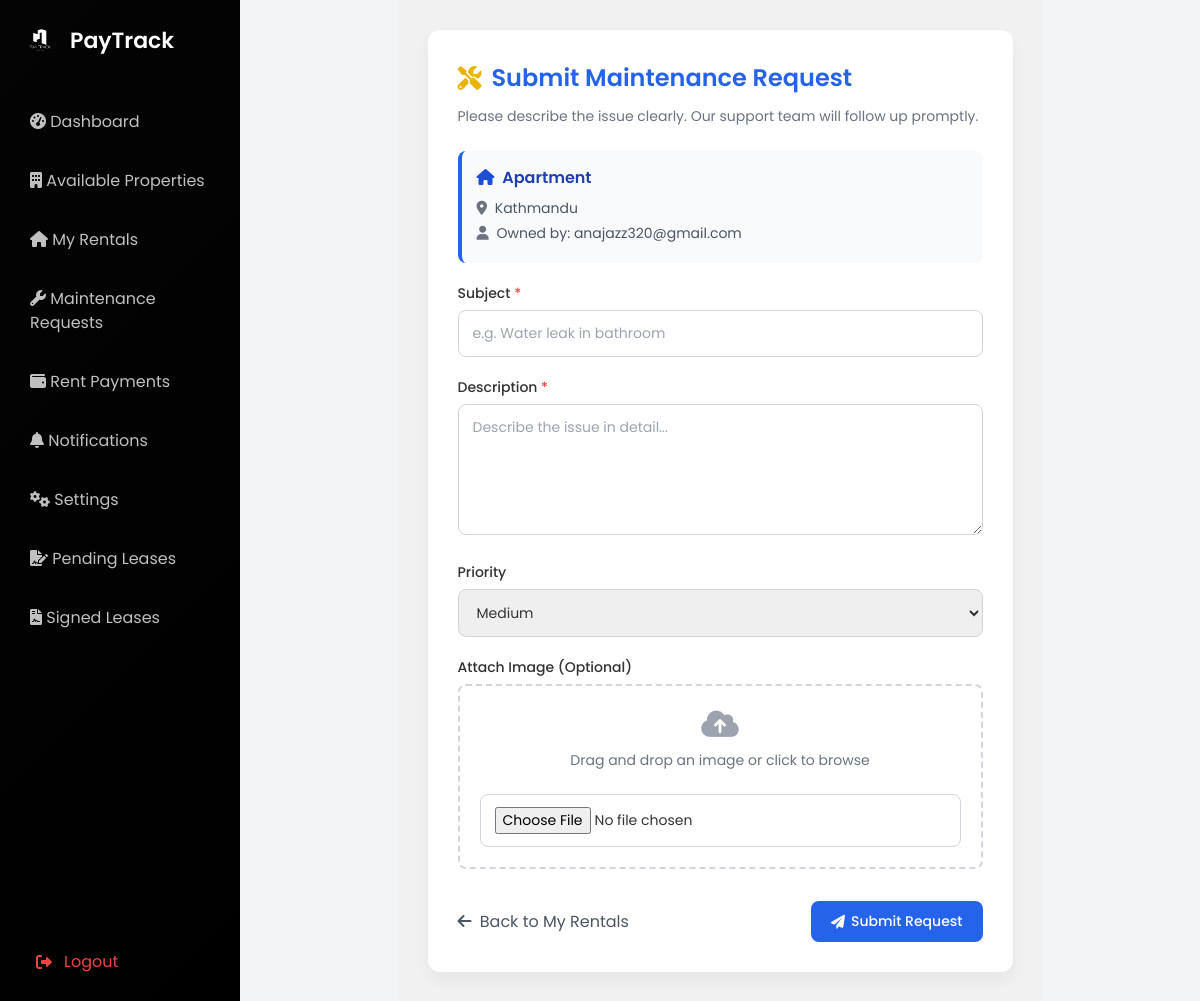
The app's page /rental/17/maintenance-request/ (signed in) with its own data.
### user/models.py (models this page shows, shortened)
class Rental(models.Model):
    tenant = models.ForeignKey(
        settings.AUTH_USER_MODEL,
        on_delete=models.CASCADE,
        limit_choices_to={'user_type': 'tenant'}
    )
    property = models.ForeignKey(Property, on_delete=models.CASCADE)
    rent_amount = models.DecimalField(max_digits=10, decimal_places=2)
    start_date = models.DateField()
    end_date = models.DateField(blank=True, null=True)
    is_active = models.BooleanField(default=True)

class Property(models.Model):
    PROPERTY_TYPES = [
        ('house', 'House'),
        ('apartment', 'Apartment'),
        ('villa', 'Villa'),
        ('land', 'Land'),
    ]
    homeowner = models.ForeignKey(
        settings.AUTH_USER_MODEL,
        on_delete=models.CASCADE,
        related_name='properties',
        null=True,
        blank=True
    )
    title = models.CharField(max_length=200, default="Unnamed Property")
    location = models.CharField(max_length=200, default="Unknown Location")
    property_type = models.CharField(max_length=20, choices=PROPERTY_TYPES, default='house')
    price = models.DecimalField(max_digits=10, decimal_places=2, default=0.00)
    bedrooms = models.IntegerField(null=True, blank=True, default=1)
    bathrooms = models.IntegerField(null=True, blank=True, default=1)
    description = models.TextField(default="No description available.")
    image = models.ImageField(upload_to='properties/', default='default_property.jpg')
    featured = models.BooleanField(default=False)
    is_available = models.BooleanField(default=True)  # New: To show if property is rented

class CustomUser(AbstractUser):
    USER_TYPE_CHOICES = (
        ('tenant', 'Tenant'),
        ('home owner', 'Home Owner'),
    )
    email = models.EmailField(unique=True,null=True)  # Ensuring unique emails for authentication
    user_type = models.CharField(max_length=20, choices=USER_TYPE_CHOICES, default='customer')
    phone_number = models.CharField(max_length=15, blank=True, null=True)
    address = models.TextField(blank=True, null=True)
    company_name = models.CharField(max_length=255, blank=True, null=True)
    date_of_birth = models.DateField(blank=True, null=True)
    USERNAME_FIELD = 'email'  # Login with email instead of username
    REQUIRED_FIELDS = ['username']  # Keep username as an optional field if necessary

### user/views.py (the view)
# urls.py: path('rental/<int:rental_id>/maintenance-request/', views.submit_maintenance_request, name='submit_maintenance_request'),
@login_required
def submit_maintenance_request(request, rental_id):
   rental = get_object_or_404(Rental, id=rental_id, tenant=request.user)
   if request.method == 'POST':
       form = MaintenanceRequestForm(request.POST, request.FILES)
       if form.is_valid():
           try:
               maintenance_request = form.save(commit=False)
               maintenance_request.rental = rental
               maintenance_request.status = 'pending'
               if 'attachment' in request.FILES:
                   attachment = request.FILES['attachment']
                   ext = attachment.name.split('.')[-1].lower()
                   if ext not in ['jpg', 'jpeg', 'png', 'gif', 'bmp', 'tiff', 'webp']:
                       messages.error(request, "Only image files are allowed for attachments.")
                       return render(request, 'user/submit_request.html', {
                           'form': form,
                           'rental': rental
                       })
               maintenance_request.save()
               messages.success(request, 'Maintenance request submitted successfully.')
               return redirect('view_maintenance_requests')
           except Exception as e:
               messages.error(request, f"Error submitting request: {str(e)}")
       else:
           for field, errors in form.errors.items():
               for error in errors:
                   messages.error(request, f"{field}: {error}")
   else:
       form = MaintenanceRequestForm()
   return render(request, 'user/submit_request.html', {
       'form': form,
       'rental': rental
   })

### user/forms.py (shortened to what this page needs)
class MaintenanceRequestForm(forms.ModelForm):
    class Meta:
        model = MaintenanceRequest
        fields = ['subject', 'description', 'priority', 'attachment']
        widgets = {
            'subject': forms.TextInput(attrs={
                'class': 'form-control',
                'placeholder': 'e.g. Water leak in bathroom'
            }),
            'description': forms.Textarea(attrs={
                'class': 'form-control',
                'rows': 5,
                'placeholder': 'Describe the issue in detail...'
            }),
            'priority': forms.Select(attrs={'class': 'form-control'}),
            'attachment': forms.ClearableFileInput(attrs={'class': 'form-control'}),
        }
    def __init__(self, *args, **kwargs):
        super(MaintenanceRequestForm, self).__init__(*args, **kwargs)
        self.fields['attachment'].required = False

### user/templates/user/submit_request.html (shortened to what this page needs)
{% load static %}
<!DOCTYPE html>
<html lang="en">
<head>
  <link rel="stylesheet" href="{% static 'css/dashboard.css' %}">
  <link rel="stylesheet" href="https://cdnjs.cloudflare.com/ajax/libs/font-awesome/6.0.0-beta3/css/all.min.css">
  <script src="https://cdn.tailwindcss.com"></script>
</head>
<body class="bg-gray-100 font-poppins">
  <div class="min-h-screen flex">
    <aside class="sidebar">
      <div class="logo-container">
        <img src="{% static 'images/logo.png' %}" alt="PayTrack Logo" class="logo">
        <span>PayTrack</span>
      </div>
      <nav class="menu">
        <ul>
          <li><a href="{% url 'dashboard' %}"><i class="fas fa-tachometer-alt"></i> <span>Dashboard</span></a></li>
          <li><a href="{% url 'tenant_property_list' %}"><i class="fas fa-building"></i> <span>Available Properties</span></a></li>
          <li><a href="{% url 'my_rentals' %}"><i class="fas fa-home"></i> <span>My Rentals</span></a></li>
          <li><a href="/maintenance/requests/"><i class="fas fa-wrench"></i> <span>Maintenance Requests</span></a></li>
          <li><a href="{% url 'rent_payments' %}"><i class="fas fa-wallet"></i> <span>Rent Payments</span></a></li>
          <li><a href="{% url 'notifications' %}"><i class="fas fa-bell"></i> <span>Notifications</span></a></li>
          <li><a href="{% url 'settings' %}"><i class="fas fa-cogs"></i> <span>Settings</span></a></li>
          <li><a href="{% url 'tenant_pending_leases' %}"><i class="fas fa-file-signature"></i> <span>Pending Leases</span></a></li>
          <li>
            <a href="{% url 'tenant_signed_leases' %}" class="nav-link">
              <i class="fas fa-file-contract"></i> Signed Leases
            </a>
          </li>
        </ul>
      </nav>
      <div class="mt-auto pt-8">
        <a href="{% url 'logout' %}" class="flex items-center px-4 py-2 text-red-500 hover:bg-red-100 rounded">
          <i class="fas fa-sign-out-alt mr-3"></i> <span>Logout</span>
        </a>
      </div>
    </aside>
    <main class="main-content">
      <div class="form-box">
        <h2><i class="fas fa-tools text-yellow-500"></i> Submit Maintenance Request</h2>
        <p>Please describe the issue clearly. Our support team will follow up promptly.</p>
        <div class="property-info">
          <h3><i class="fas fa-home text-blue-700 mr-1"></i> {{ rental.property.title }}</h3>
          <p><i class="fas fa-map-marker-alt text-gray-500 mr-1"></i> {{ rental.property.location }}</p>
          <p><i class="fas fa-user text-gray-500 mr-1"></i> Owned by: {{ rental.property.homeowner.get_full_name|default:rental.property.homeowner.email }}</p>
        </div>
        <form method="POST" enctype="multipart/form-data" id="maintenance-form">
          <div class="form-group">
            <label for="id_subject">Subject <span class="text-red-500">*</span></label>
            {{ form.subject }}
          </div>
          <div class="form-group">
            <label for="id_description">Description <span class="text-red-500">*</span></label>
            {{ form.description }}
          </div>
          <div class="form-group">
            <label for="id_priority">Priority</label>
            {{ form.priority }}
          </div>
          <div class="form-group">
            <label for="id_attachment">Attach Image (Optional)</label>
            <div class="file-upload-container" id="file-upload-container">
              <div class="upload-icon">
                <i class="fas fa-cloud-upload-alt text-3xl text-gray-400"></i>
                <p class="text-sm text-gray-500 mt-2" id="upload-text">Drag and drop an image or click to browse</p>
              </div>
              {{ form.attachment }}
            </div>
          </div>
          <div class="flex justify-between items-center mt-8">
            <a href="{% url 'my_rentals' %}" class="text-gray-600 hover:text-gray-800">
              <i class="fas fa-arrow-left mr-1"></i> Back to My Rentals
            </a>
            <button type="submit" class="submit-btn">
              <i class="fas fa-paper-plane"></i> Submit Request
            </button>
          </div>
        </form>
      </div>
    </main>
  </div>
</body>
</html>

### user/static/css/dashboard.css (style rules this page uses)
* { margin: 0; padding: 0; box-sizing: border-box; }
body { font-family: 'Poppins', sans-serif; background-color: #f8f9fa; color: #333; display: flex; justify-content: center; align-items: center; min-height: 100vh; overflow-x: hidden; }
.sidebar { width: 250px; background-color: #15161d; color: white; display: flex; flex-direction: column; justify-content: space-between; padding: 20px; transition: width 0.3s ease; }
.sidebar .logo-container { display: flex; align-items: center; gap: 10px; margin-bottom: 40px; }
.sidebar .logo-container .logo { width: 40px; height: auto; filter: brightness(0) invert(1); }
.sidebar .logo-container span { font-size: 22px; font-weight: 600; color: white; }
.sidebar .menu ul { list-style: none; padding: 0; margin: 0; }
.sidebar .menu ul li { font-size: 16px; color: #c0c0c0; margin-bottom: 15px; padding: 10px; border-radius: 6px; cursor: pointer; transition: background-color 0.3s ease, color 0.3s ease; }
.main-content { flex: 1; padding: 30px; overflow-y: auto; background-color: #f1f1f1; }

### user/templates/user/submit_request.html (style rules this page uses)
body, html { margin: 0; padding: 0; }
.sidebar { width: 240px; min-height: 100vh; background: linear-gradient(135deg, #040404 0%, #000000 100%); padding: 20px; color: white; position: fixed; left: 0; top: 0; bottom: 0; }
.main-content { margin-left: 240px; padding: 30px; width: calc(100% - 240px); }
.form-box { background-color: white; padding: 30px; border-radius: 12px; box-shadow: 0 8px 16px rgba(0, 0, 0, 0.05); max-width: 700px; margin: auto; }
.form-box h2 { font-size: 24px; font-weight: 600; color: #2563eb; margin-bottom: 10px; display: flex; align-items: center; gap: 10px; }
.form-box p { font-size: 14px; color: #6b7280; margin-bottom: 24px; }
.form-group { margin-bottom: 20px; }
.form-group label { display: block; font-size: 14px; font-weight: 500; margin-bottom: 6px; }
.form-group input, .form-group select, .form-group textarea { width: 100%; padding: 12px 14px; border: 1px solid #d1d5db; border-radius: 8px; font-size: 14px; font-family: inherit; }
.form-group textarea { resize: vertical; min-height: 100px; }
.submit-btn { background-color: #2563eb; color: white; padding: 10px 20px; border: none; border-radius: 8px; font-weight: 500; font-size: 14px; cursor: pointer; display: inline-flex; align-items: center; gap: 6px; transition: background 0.2s; }
.file-upload-container { border: 2px dashed #d1d5db; border-radius: 8px; padding: 20px; text-align: center; position: relative; cursor: pointer; transition: all 0.3s; }
.property-info { background-color: #f8fafc; border-radius: 8px; padding: 15px; margin-bottom: 20px; border-left: 4px solid #2563eb; }
.property-info h3 { font-size: 16px; font-weight: 600; color: #1e40af; margin-bottom: 8px; }
.property-info p { margin: 4px 0; font-size: 14px; color: #4b5563; }

### records on screen
Rental: property "Apartment", property.location "Kathmandu", property.homeowner.get_full_name "anajazz320@gmail.com"
